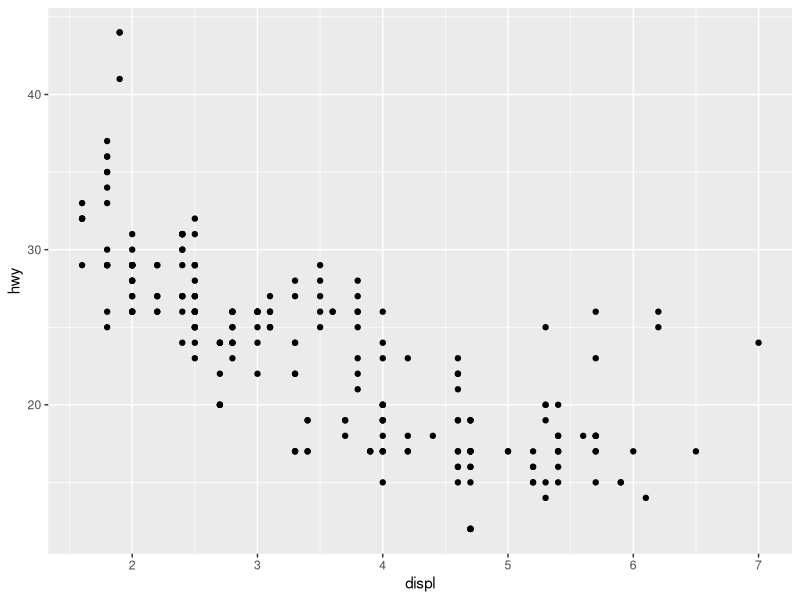
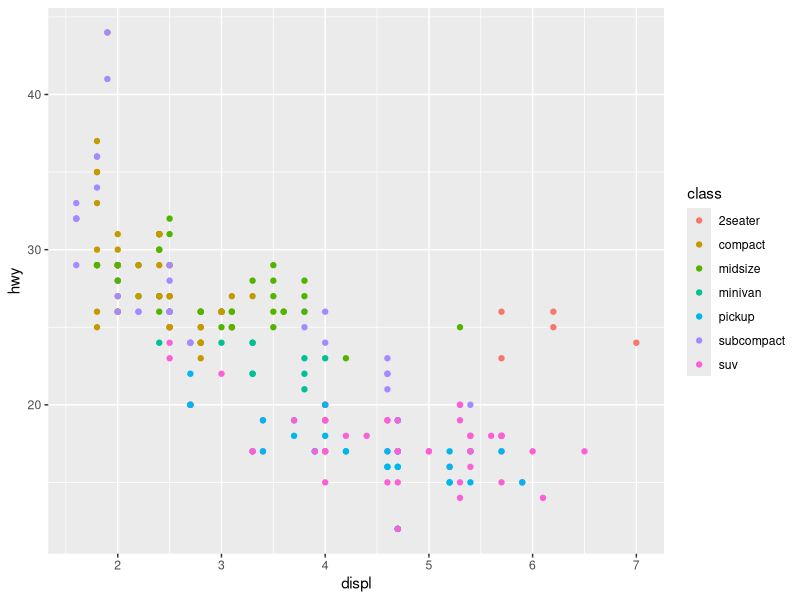
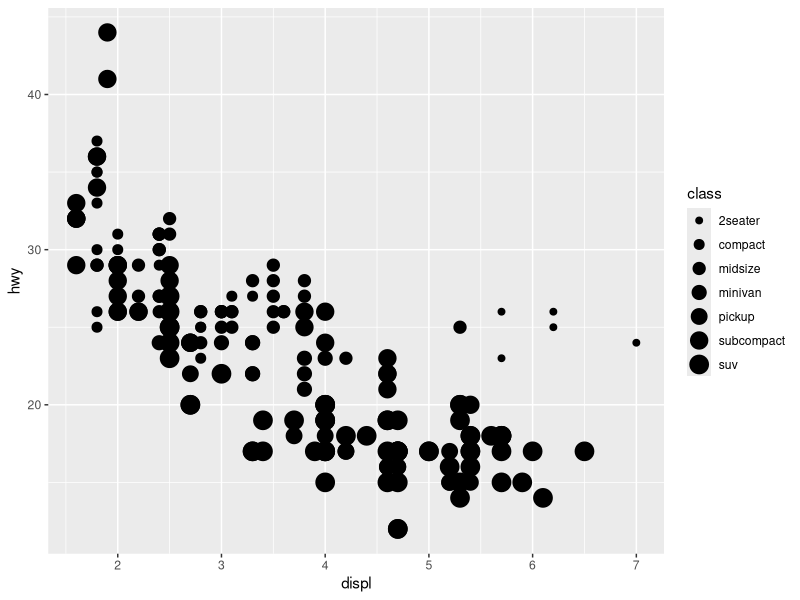
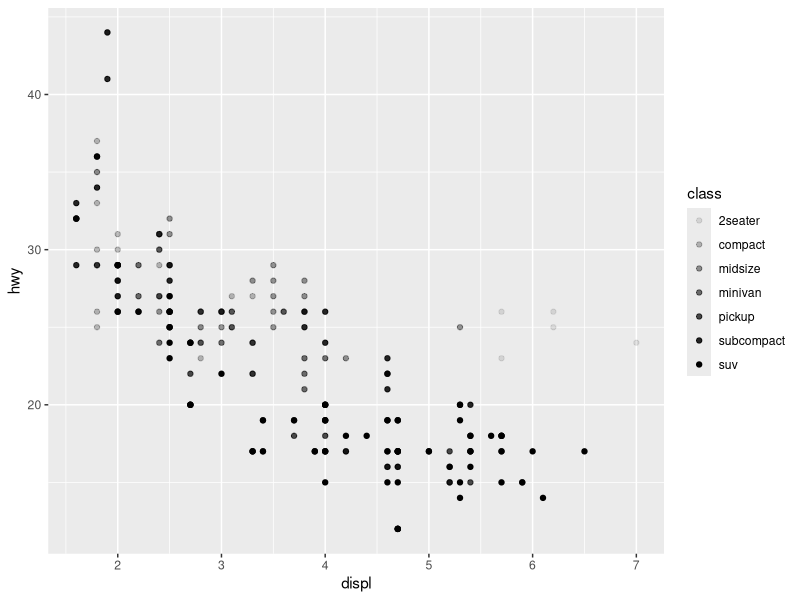
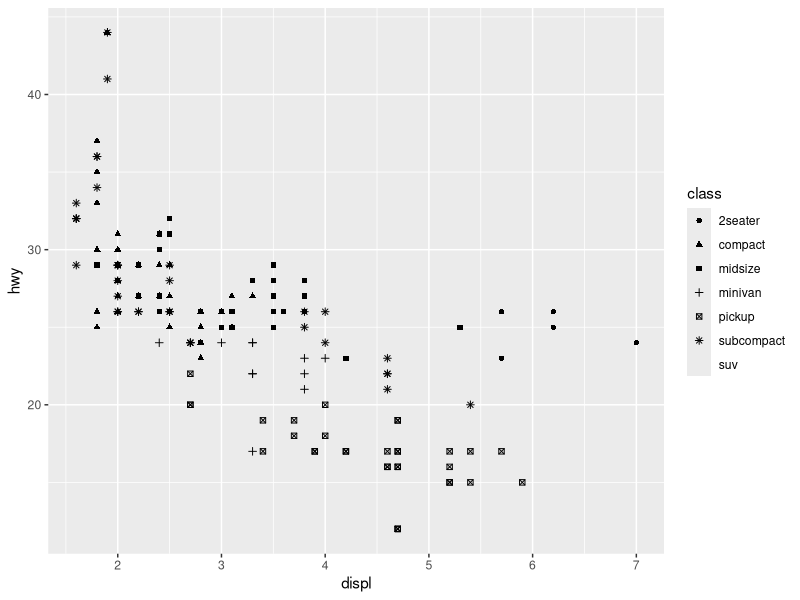
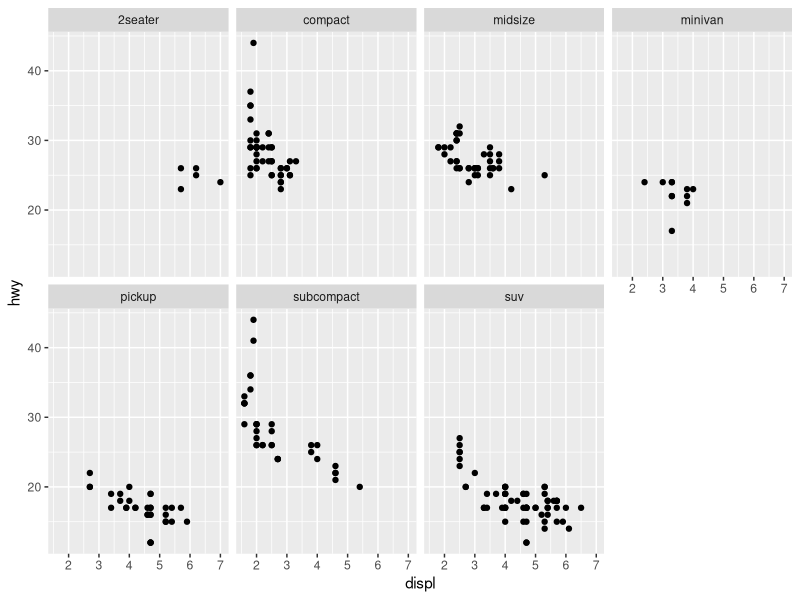
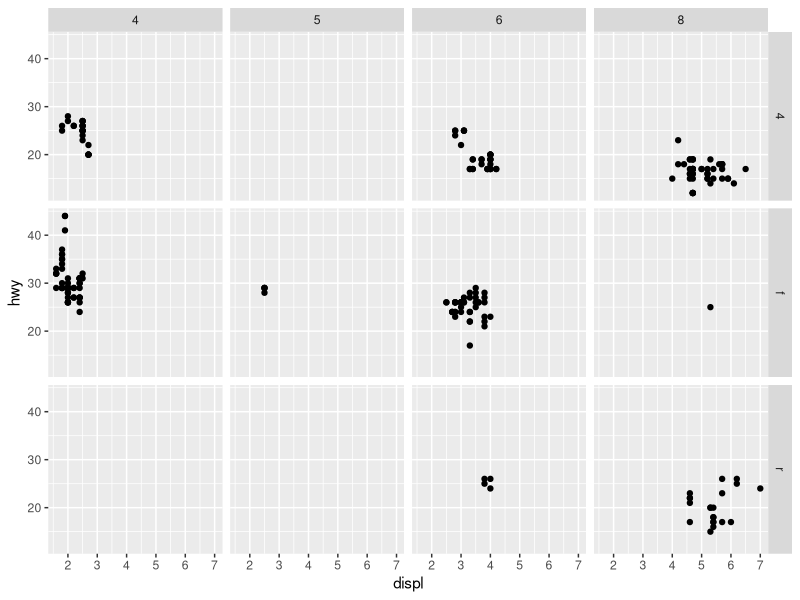
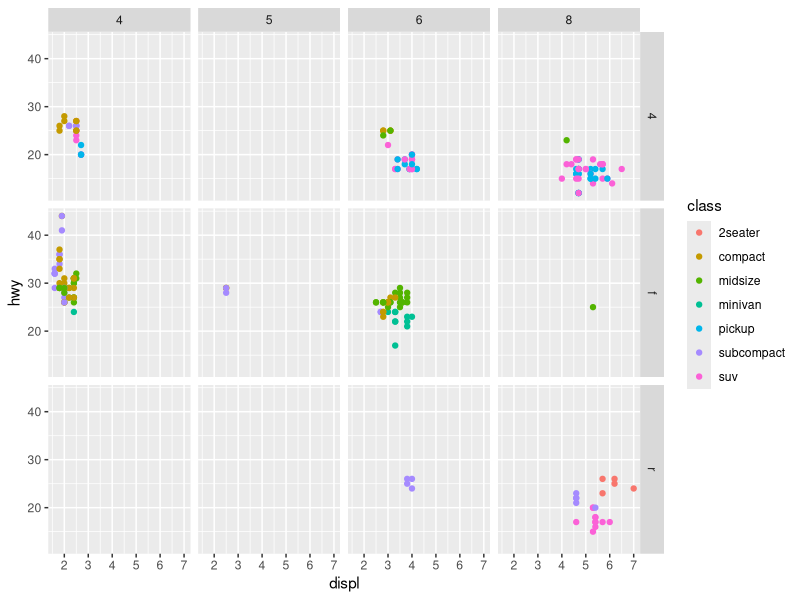

Here is the R script that generated these plots, in order:
#Fecha: 12-11-20
#Título: Data visualization
# Este es un documento complementario al notebook, donde recogeré únicamente los
#ejecutables

library(tidyverse)

View(mpg)
?mpg #help(mpg)


ggplot(data = mpg) +  # Se inicia llamando a la función ggplot y se crea un gráfico vacío, solo sabiendo qué set usará. El (+) agrega una capa.
  geom_point(mapping = aes(x = displ, y = hwy)) # Añade la capa de puntos para el gráfico


# Vamos a generar un gráfico donde el color de las marcas dependerá de cada variable
# En este caso, en el dataset mpg hay una columna que indica la "clase del coche"
# que se llama class --> la asignaremos al color, en este caso, la variable
# color puede ser en inglés americano o británico (color = colour)

ggplot(data = mpg) +  
  geom_point(mapping = aes(x = displ, y = hwy, color = class))

# Ahora vamos a "mapear" el tamaño de los puntos, según la categoría

ggplot(data = mpg) +
  geom_point(mapping = aes(x = displ, y = hwy, size = class))

# Ahora podríamos usar la estética de alfa para gestionar la opacidad/ transparencia
# para eso se usa el parámetro alpha.

ggplot(data = mpg) +
  geom_point(mapping = aes(x = displ, y = hwy, alpha = class))

# Ahora podríamos cambiar la forma de los puntos. Sin embargo, ggplot no puede
# manejar más de 6 formas a la vez. 

ggplot(data = mpg) +
  
  geom_point(mapping = aes(x = displ, 
                           y = hwy, 
                           shape = class)
  )



# También podemos elegir directamente las estéticas. Observar que está fuera del 
# mapping, lo cual daría una estética global. Por ejemplo:
# Nombre del color en formato string = "xx"
#  size = tamaño del punto en mm
# shape = forma del punto con números desde el 0 al 25


# ggplot(data = mpg)+
#   geom_point(mapping = aes(x=displ, y=hwy), color = "red")
# 
# d=data.frame(p=c(0:25))
# ggplot() +
#   scale_y_continuous(name="") +
#   scale_x_continuous(name="") +
#   scale_shape_identity() +
#   geom_point(data=d, mapping=aes(x=p%%16, y=p%/%16, shape=p), size=5, fill="yellow") +
#   geom_text(data=d, mapping=aes(x=p%%16, y=p%/%16+0.25, label=p), size=3)

# Si quisiéramos hacer un gráfico de cada una de las variables, o para divivir el 
# gráfico en subgráficos, haremos un facet. En este caso, vamos a usar la 
# variable del tipo de coche (class) y que se vea en 2 filas

# FACETS y se usa así:
# facets_wrap (~<Formula_variable>): la variable debe ser discreta/categórica

ggplot(data = mpg) +
  geom_point (mapping = aes(x= displ, 
                            y = hwy)) + 
  facet_wrap(~class, nrow = 2)

# También podríamos usar un facet para combinar 2 variables y se usa facet_grid
# facets_grid (<Formula_variable_1>~<Formula_variable_2>). 
# Por ejemplo, vamos ha hacer un gráfico donde se evalúen todos los x=displ vs y=hwy
# pero separados según su tipo de tracción (drv) y su cilindrada (cyl).
# Así, el gráfico sigue siendo el mismo (displ vs hwy) pero los puntos se han separado
# según su tipo de tracción y su cilindrada

ggplot (data = mpg) + 
  geom_point(mapping = aes (x = displ,
                            y = hwy)) + 
  facet_grid(drv~cyl)

# En este caso, podemos ver que los facets y los geom_points son independiente
# se le pueden agregar parámetro por separado. Por ejemplo, que le un color
ggplot(data = mpg) +
  geom_point (mapping = aes(x= displ, 
                            y = hwy,
                            color = class)) + 
  facet_grid(drv~cyl)


# Si usamos el punto antes o después de la variable, tenemos la división según el eje
# pero únicamente con la variable indicada

ggplot(data = mpg) +
  geom_point (mapping = aes(x= displ, 
                            y = hwy)) + 
  facet_grid(.~cyl) # división del grid pone a la variable cyl paralela al eje y. 

##

ggplot(data = mpg) +
  geom_point (mapping = aes(x= displ, 
                            y = hwy)) + 
  facet_grid(drv~.) # En este caso, la división del grid pone a la variable drv paralela al eje x.

# Diferentes geometrías
ggplot(data = mpg) +
  geom_point (mapping = aes(x= displ, 
                            y = hwy))

ggplot(data = mpg) +
  geom_smooth (mapping = aes(x= displ, 
                             y = hwy))

ggplot(data = mpg) +
  geom_smooth (mapping = aes(x= displ, 
                             y = hwy, 
                             linetype = drv, #linetype indica qué variable separará
                             color = drv)) # color indica la variable que coloreará
ggplot(data = mpg) +
  geom_smooth (mapping = aes(x= displ, 
                             y = hwy, 
                             linetype = drv, #linetype indica qué variable separar
                             color = drv)) # en este caso, usamos la tracción (drv)

# También podríamos combinar ambas capas de la geom_smooth y la geom_point.
# Tendríamos puntos de colores según tracción y luego
# tendríamos una línea según la tracción y un color según dicha tracción.
# Esta sería una combinación donde veríamos todos los datos y luego la línea de tendencia,
# en ambos casos con los colores coincidentes

ggplot(data = mpg) +
  geom_point (mapping = aes(x = displ,
                            y = hwy,
                            color = drv)) +
  geom_smooth (mapping = aes(x= displ, 
                             y = hwy, 
                             linetype = drv, 
                             color = drv))

##
ggplot(data = mpg) +
  geom_smooth (mapping = aes(x= displ, 
                             y = hwy, 
                             group = drv, #solo agrupa, pero no cambia el tipo de línea
                             color = drv),
               show.legend = T) # Fuerza la aparición de la leyenda

# Vemos que siempre tenemos que estar planteando los mappings, así que podríamos
# plantearlos de manera global en lugar de en cada una de las capas y luego eliminarlos
# del resto de las capas. 
# Pero podríamos crear un mapping local, que predomina sobre el global

ggplot(data = mpg, mapping = aes(x= displ, y = hwy))+
  geom_point(mapping = aes (color = class))+
  geom_smooth(mapping = aes(color=drv))


# Aquí tenemos mappings globales y luego haremos un mapping local para colorear por tipo de coche (class)
# Luego usaremos una capa de geom_smooth y filtraremos los datos del dataset mpg
# para quedarnos solamente con aquellos cuya tipo sea suv (class == "suv")
# Al hacer se = F se eliminará el color gris alrededor de la curva (confianza)

ggplot(data = mpg, mapping = aes(x=displ, y = hwy)) + 
  geom_point(mapping = aes(color = class)) + 
  geom_smooth(data = filter(mpg, class == "suv"), se = F) 

# Tarea 7
ggplot(data = mpg, mapping = aes(x=displ, y = hwy,color = drv)) + 
  geom_point() + 
  geom_smooth( se = F)


# Tarea 5

ggplot(data = mpg, mapping = aes(x=displ, y = hwy)) + 
  geom_point() + 
  geom_smooth( se = F)


# Tarea 6

ggplot(data = mpg, mapping = aes(x=displ, y = hwy)) + 
  geom_point() + 
  geom_smooth(mapping = (aes(group = drv)), se = F)

# Vamos a cambiar de dataset para ver otro con más variables para 
# generar un diagrama de barras. El dataset es diamonds.

diamonds

View(diamonds)

ggplot(data=diamonds) + 
  geom_bar(mapping = aes(x=cut)) # Aquí solo ponemos una variable discreta

ggplot(data = diamonds)+
  stat_count(mapping = aes(x=cut, color=cut, fill = cut))


ggplot(data = diamonds)+
  stat_count(mapping = aes(x=cut))

# Vamos a usar un tribble que hace una selección de datos fijos y lo guardamos en la 
# variable demo_diamonds que tiene datos guardados en ~cut y en ~freqs

demo_diamonds <- tribble(
  ~cut,       ~freqs,
  "Fair",       1610,
  "Good",       4906,
  "Very Good", 12082,
  "Premium",   13791,
  "Ideal",     21551
)

ggplot(data = demo_diamonds) + 
  geom_bar(mapping = aes(x=cut, y = freqs), 
           stat = "identity") # "identity" suministra la x y la y, 
# en lugar de que haga un contaje del dataset

# Vamos a ver ahora la proporción, usando una proporción stat implícita
# usando ..prop.. y agrupadas en la X(group = 1)

ggplot(data = diamonds)+
  geom_bar(mapping = (aes(x=cut, y = ..prop.., group =1)))

ggplot(data = diamonds)+
  stat_summary (mapping = aes(x = cut, y = price),
                fun.ymin = min,
                fun.ymax = max,
                fun.y = median
  )
#Tarea 5
ggplot(data = diamonds) + 
  geom_bar(mapping = aes(x = cut, y = ..prop.., group = 1))
# Falta el group = 1

# Se puede hacer un diagrama apilado con:

ggplot(data = diamonds)+
  geom_bar(mapping = aes(x=cut, fill = cut))

ggplot(data = diamonds)+
  geom_bar(mapping = aes(x=cut, fill = clarity))

ggplot(data = diamonds)+
  geom_bar(mapping = aes(x=cut, fill = color))

# Si no se quiere esta opción, podemos usar otra variable
## position = "identity", así todas las barras empiezan abajo

ggplot(data = diamonds, mapping = aes(x=cut, fill = clarity))+
  geom_bar(position = "identity")

## position = "fill" hace que todas las barras sean de la misma altura y sirve para
# comparar proporciones

ggplot(data = diamonds, mapping = aes(x=cut, fill = clarity))+
  geom_bar(position = "fill")

# position = "dodge" pone las barras con overlapping una al lado de la otra

ggplot(data = diamonds, mapping = aes(x=cut, fill = clarity))+
  geom_bar(position = "dodge")


#Problema del overplotting. Cuando vemos puntos, es posible que muchos coincidan en un
# solo lugar, pero realmente es posible que muchos coincidan en el mismo lugar.
# Para evitar eso, vamos a usar el parámetro jitter, que nos permitirá ver mejor
# cómo están los puntos. Jitter agregará un ligero ruido aleatorio para ver mejor los
# puntos. Solo tiene sentido en los scatters plots

ggplot (data = mpg, mapping = aes(x=displ, y=hwy))+
  geom_point(position = "jitter")

ggplot (data = mpg, mapping = aes(x=displ, y=hwy))+
  geom_jitter()


#Sistemas de coordenadas
#coord_flip() -> cambia la orientación de x e y

ggplot(data = mpg, mapping = aes(x=class, y = hwy))+
  geom_boxplot()+
  coord_flip() #giramos el gráfico

#coord_quickmap() -> configura el aspect ratio para mapas
install.packages("maps")

usa <- map_data("usa")

ggplot(usa, aes(long, lat, group = group))+
  geom_polygon(fill = "blue", colour ="white")+
  coord_quickmap()


italy <- map_data("italy")

ggplot(italy, aes(long, lat, group = group))+
  geom_polygon(fill = "blue", colour ="white")+
  coord_quickmap()

# coord_polar()

ggplot(data = diamonds)+
  geom_bar(mapping = aes(x=cut, fill =cut),
           show.legend = F,
           width = 1)+
  theme(aspect.ratio = 1)+
  labs(x=NULL, y=NULL)+
  coord_polar()


# Gráfica por capas

#PLANTILLA PARA HACER UNA REPRESENTACIÓN GRÁFICA CON GGPLOT

#ggplot(data = <DATA_FRAME>) +
# #  <GEOM_FUNCTION>(
#                     mapping = aes(<MAPPINGS>),
#                     stat = <STATS>
#                     position = <POSITION>
#                     ) +
#   <COORDINATE_FUNCTION>()+
#   <FACET_FUNCTION>()



























